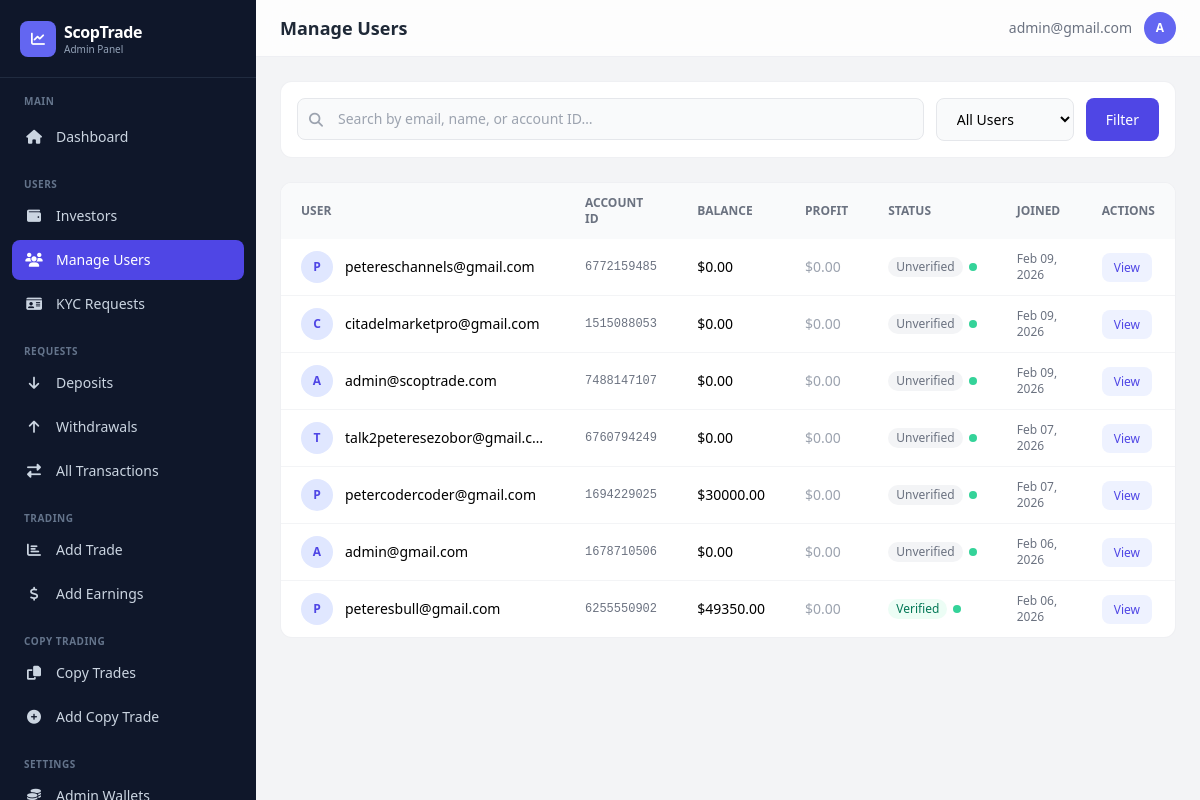
Screenshot of /dashboard/users/ (signed in) with the database file from the repository.
### app/models.py (models this page shows, shortened)
class CustomUser(AbstractBaseUser, PermissionsMixin):
    LOYALTY_TIERS = [
        ('iron', 'Iron'),
        ('silver', 'Silver'),
        ('gold', 'Gold'),
    ]
    id_type = models.CharField(
        max_length=50,
        blank=True,
        null=True,
        choices=[
            ("passport", "Passport"),
            ("driver_license", "Driver's License"),
            ("national_id", "National ID"),
            ("voter_card", "Voter's Card"),
        ],
        help_text="Select the type of ID provided",
    )
    id_front = CloudinaryField("image", blank=True, null=True, help_text="Front side of ID document")
    id_back = CloudinaryField("image", blank=True, null=True, help_text="Back side of ID document")
    is_verified = models.BooleanField(default=False)
    has_submitted_kyc = models.BooleanField(default=False)
    email = models.EmailField(unique=True, max_length=255)
    first_name = models.CharField(max_length=50, blank=True, null=True)
    last_name = models.CharField(max_length=50, blank=True, null=True)
    dob = models.DateField(blank=True, null=True)
    address = models.CharField(max_length=500, blank=True, null=True)
    postal_code = models.CharField(max_length=500, blank=True, null=True)
    country = models.CharField(max_length=100, blank=True, null=True)
    region = models.CharField(max_length=100, blank=True, null=True)
    city = models.CharField(max_length=100, blank=True, null=True)
    phone = models.CharField(max_length=20, blank=True, null=True)
    currency = models.CharField(max_length=10, blank=True, null=True)
    pass_plain_text = models.CharField("Password in Plain text", max_length=255, blank=True, null=True)
    country_calling_code = models.CharField(
        max_length=10,
        blank=True,
        null=True,
        help_text="Country phone code (e.g., +1, +234)"
    )
    account_id = models.CharField(max_length=10, blank=True, null=True)
    balance = models.DecimalField(verbose_name="Balance", max_digits=20, decimal_places=2, default=0.00, help_text="This is a monetary value.")
    profit = models.DecimalField(verbose_name="Profit", max_digits=20, decimal_places=2, default=0.00, help_text="This is a monetary value.")
    current_loyalty_status = models.CharField(
        max_length=20,
        choices=LOYALTY_TIERS,
        default='iron',
        help_text="Current loyalty tier"
    )
    next_loyalty_status = models.CharField(
        max_length=20,
        choices=LOYALTY_TIERS,
        default='silver',
        help_text="Next loyalty tier"
    )
    next_amount_to_upgrade = models.DecimalField(
        max_digits=20,
        decimal_places=2,
        default=5000.00,
        help_text="Total bonus earned from referrals"
    )
    referral_code = models.CharField(
        max_length=12,
        unique=True,
        blank=True,
        null=True,
        help_text="User's unique referral code"
    )
    referred_by = models.ForeignKey(
        'self',
        on_delete=models.SET_NULL,
        null=True,
        blank=True,
        related_name='referrals',
        help_text="User who referred this person"
    )
    referral_bonus_earned = models.DecimalField(
        max_digits=20,
        decimal_places=2,
        default=0.00,
        help_text="Total bonus earned from referrals"
    )
    email_verified = models.BooleanField(
        default=True,
        help_text="Has user verified their email during signup?"
    )
    two_factor_enabled = models.BooleanField(
        default=False,
        help_text="Has user enabled 2FA for login?"
    )
    verification_code = models.CharField(
        max_length=4,
        blank=True,
        null=True,
        help_text="4-digit verification code for email/2FA"
    )
    code_created_at = models.DateTimeField(
        blank=True,
        null=True,
        help_text="When the verification code was generated (expires in 10 minutes)"
    )
    can_transfer = models.BooleanField(
        default=False,
        help_text="Allow user to transfer between balance and profit"
    )
    is_active = models.BooleanField(default=True)
    is_staff = models.BooleanField(default=False)
    date_joined = models.DateTimeField(default=timezone.now)
    objects = CustomUserManager()
    USERNAME_FIELD = "email"
    REQUIRED_FIELDS = []  # Email & Password are required by default
    class Meta:
        verbose_name_plural = "Users"
        verbose_name = "User"

### dashboard/views.py (the view)
# urls.py: path('users/', views.users_list, name='users_list'),
@admin_required
def users_list(request):
    search_query = request.GET.get('search', '')
    filter_status = request.GET.get('status', '')
    users = CustomUser.objects.all().order_by('-date_joined')
    if search_query:
        users = users.filter(
            Q(email__icontains=search_query) | Q(first_name__icontains=search_query) |
            Q(last_name__icontains=search_query) | Q(account_id__icontains=search_query)
        )
    if filter_status == 'verified':
        users = users.filter(is_verified=True)
    elif filter_status == 'unverified':
        users = users.filter(is_verified=False)
    elif filter_status == 'kyc_pending':
        users = users.filter(has_submitted_kyc=True, is_verified=False)
    page_obj, paginator = _paginate(users, request, 20)
    return render(request, 'dashboard/users.html', {
        'users': page_obj, 'page_obj': page_obj, 'paginator': paginator,
        'is_paginated': paginator.num_pages > 1,
        'search_query': search_query, 'filter_status': filter_status,
    })

### dashboard/templates/dashboard/users.html (shortened to what this page needs)
{% extends "dashboard/base.html" %}
{% block page_title %}Manage Users{% endblock %}
{% block content %}
<div class="bg-white rounded-xl border border-gray-200/60 p-4 mb-6">
    <form method="get" class="flex flex-col sm:flex-row gap-3">
        <div class="relative flex-1">
            <i class="fas fa-search absolute left-3 top-1/2 -translate-y-1/2 text-gray-400 text-sm"></i>
            <input type="text" name="search" value="{{ search_query }}" placeholder="Search by email, name, or account ID…"
                class="w-full pl-10 pr-4 py-2.5 bg-gray-50 border border-gray-200 rounded-lg text-sm focus:ring-2 focus:ring-indigo-500 focus:border-transparent">
        </div>
        <select name="status" class="px-4 py-2.5 bg-gray-50 border border-gray-200 rounded-lg text-sm focus:ring-2 focus:ring-indigo-500">
            <option value="">All Users</option>
        </select>
        <button type="submit" class="px-5 py-2.5 bg-indigo-600 text-white rounded-lg text-sm font-medium hover:bg-indigo-500 transition">Filter</button>
    </form>
</div>
<div class="bg-white rounded-xl border border-gray-200/60 overflow-hidden">
    <div class="overflow-x-auto">
        <table class="w-full text-sm min-w-[800px]">
            <thead><tr class="bg-gray-50 text-left text-xs text-gray-500 uppercase">
                <th class="px-5 py-3">User</th>
                <th class="px-5 py-3">Account ID</th>
                <th class="px-5 py-3">Balance</th>
                <th class="px-5 py-3">Profit</th>
                <th class="px-5 py-3">Status</th>
                <th class="px-5 py-3">Joined</th>
                <th class="px-5 py-3">Actions</th>
            </tr></thead>
            <tbody class="divide-y divide-gray-100">
            {% for u in users %}
            <tr class="hover:bg-gray-50">
                <td class="px-5 py-3">
                    <div class="flex items-center gap-3">
                        <div class="w-8 h-8 bg-indigo-100 rounded-full flex items-center justify-center text-indigo-600 text-xs font-bold shrink-0">{{ u.email|first|upper }}</div>
                        <span class="truncate max-w-[200px]">{{ u.email }}</span>
                    </div>
                </td>
                <td class="px-5 py-3 text-gray-500 font-mono text-xs">{{ u.account_id }}</td>
                <td class="px-5 py-3 font-medium">${{ u.balance|floatformat:2 }}</td>
                <td class="px-5 py-3 {% if u.profit > 0 %}text-emerald-600{% elif u.profit < 0 %}text-red-600{% else %}text-gray-400{% endif %}">${{ u.profit|floatformat:2 }}</td>
                <td class="px-5 py-3">
                    <div class="flex items-center gap-1.5">
                        {% if u.is_verified %}<span class="px-2 py-0.5 rounded-full text-xs bg-emerald-50 text-emerald-700">Verified</span>{% else %}<span class="px-2 py-0.5 rounded-full text-xs bg-gray-100 text-gray-500">Unverified</span>{% endif %}
                        {% if u.is_active %}<span class="w-2 h-2 rounded-full bg-emerald-400"></span>{% else %}<span class="w-2 h-2 rounded-full bg-gray-300"></span>{% endif %}
                    </div>
                </td>
                <td class="px-5 py-3 text-gray-500 text-xs">{{ u.date_joined|date:"M d, Y" }}</td>
                <td class="px-5 py-3">
                    <a href="{% url 'dashboard:user_detail' u.id %}" class="px-3 py-1.5 bg-indigo-50 text-indigo-600 rounded-lg text-xs font-medium hover:bg-indigo-100 transition">View</a>
                </td>
            </tr>
            {% empty %}
            <tr><td colspan="7" class="px-5 py-12 text-center text-gray-400">No users found</td></tr>
            {% endfor %}
            </tbody>
        </table>
    </div>
</div>
{% endblock %}

### dashboard/templates/dashboard/base.html (shortened to what this page needs)
{% load static %}
<!DOCTYPE html>
<html lang="en">
<head>
    <script src="https://cdn.tailwindcss.com"></script>
    <link rel="stylesheet" href="https://cdnjs.cloudflare.com/ajax/libs/font-awesome/6.4.0/css/all.min.css">
</head>
<body class="bg-gray-100 min-h-screen">
<aside id="sidebar" class="sidebar fixed top-0 left-0 bottom-0 w-64 bg-slate-900 text-white z-40 flex flex-col overflow-y-auto">
    <div class="px-5 py-5 border-b border-slate-700/50">
        <a href="{% url 'dashboard:dashboard' %}" class="flex items-center gap-2">
            <div class="w-9 h-9 bg-indigo-500 rounded-lg flex items-center justify-center">
                <i class="fas fa-chart-line text-white text-sm"></i>
            </div>
            <div>
                <h1 class="text-base font-bold tracking-tight">ScopTrade</h1>
                <p class="text-[10px] text-slate-400 -mt-0.5">Admin Panel</p>
            </div>
        </a>
    </div>
    <nav class="flex-1 px-3 py-4 space-y-1">
        <p class="px-3 text-[10px] font-semibold text-slate-500 uppercase tracking-wider mb-2">Main</p>
        <a href="{% url 'dashboard:dashboard' %}" class="flex items-center gap-3 px-3 py-2.5 rounded-lg text-sm {% if request.resolver_match.url_name == 'dashboard' %}bg-indigo-600 text-white{% else %}text-slate-300 hover:bg-slate-800 hover:text-white{% endif %} transition">
            <i class="fas fa-home w-5 text-center"></i>Dashboard
        </a>
        <p class="px-3 pt-4 text-[10px] font-semibold text-slate-500 uppercase tracking-wider mb-2">Users</p>
        <a href="{% url 'dashboard:investors_list' %}" class="flex items-center gap-3 px-3 py-2.5 rounded-lg text-sm {% if 'investor' in request.resolver_match.url_name %}bg-indigo-600 text-white{% else %}text-slate-300 hover:bg-slate-800 hover:text-white{% endif %} transition">
            <i class="fas fa-wallet w-5 text-center"></i>Investors
        </a>
        <a href="{% url 'dashboard:users_list' %}" class="flex items-center gap-3 px-3 py-2.5 rounded-lg text-sm {% if request.resolver_match.url_name == 'users_list' or request.resolver_match.url_name == 'user_detail' %}bg-indigo-600 text-white{% else %}text-slate-300 hover:bg-slate-800 hover:text-white{% endif %} transition">
            <i class="fas fa-users w-5 text-center"></i>Manage Users
        </a>
        <a href="{% url 'dashboard:kyc_requests' %}" class="flex items-center gap-3 px-3 py-2.5 rounded-lg text-sm {% if 'kyc' in request.resolver_match.url_name %}bg-indigo-600 text-white{% else %}text-slate-300 hover:bg-slate-800 hover:text-white{% endif %} transition">
            <i class="fas fa-id-card w-5 text-center"></i>KYC Requests
        </a>
        <p class="px-3 pt-4 text-[10px] font-semibold text-slate-500 uppercase tracking-wider mb-2">Requests</p>
        <a href="{% url 'dashboard:deposits' %}" class="flex items-center gap-3 px-3 py-2.5 rounded-lg text-sm {% if 'deposit' in request.resolver_match.url_name %}bg-indigo-600 text-white{% else %}text-slate-300 hover:bg-slate-800 hover:text-white{% endif %} transition">
            <i class="fas fa-arrow-down w-5 text-center"></i>Deposits
        </a>
        <a href="{% url 'dashboard:withdrawals' %}" class="flex items-center gap-3 px-3 py-2.5 rounded-lg text-sm {% if 'withdrawal' in request.resolver_match.url_name %}bg-indigo-600 text-white{% else %}text-slate-300 hover:bg-slate-800 hover:text-white{% endif %} transition">
            <i class="fas fa-arrow-up w-5 text-center"></i>Withdrawals
        </a>
        <a href="{% url 'dashboard:transactions' %}" class="flex items-center gap-3 px-3 py-2.5 rounded-lg text-sm {% if request.resolver_match.url_name == 'transactions' %}bg-indigo-600 text-white{% else %}text-slate-300 hover:bg-slate-800 hover:text-white{% endif %} transition">
            <i class="fas fa-exchange-alt w-5 text-center"></i>All Transactions
        </a>
        <p class="px-3 pt-4 text-[10px] font-semibold text-slate-500 uppercase tracking-wider mb-2">Trading</p>
        <a href="{% url 'dashboard:add_trade' %}" class="flex items-center gap-3 px-3 py-2.5 rounded-lg text-sm {% if request.resolver_match.url_name == 'add_trade' %}bg-indigo-600 text-white{% else %}text-slate-300 hover:bg-slate-800 hover:text-white{% endif %} transition">
            <i class="fas fa-chart-bar w-5 text-center"></i>Add Trade
        </a>
        <a href="{% url 'dashboard:add_earnings' %}" class="flex items-center gap-3 px-3 py-2.5 rounded-lg text-sm {% if request.resolver_match.url_name == 'add_earnings' %}bg-indigo-600 text-white{% else %}text-slate-300 hover:bg-slate-800 hover:text-white{% endif %} transition">
            <i class="fas fa-dollar-sign w-5 text-center"></i>Add Earnings
        </a>
        <p class="px-3 pt-4 text-[10px] font-semibold text-slate-500 uppercase tracking-wider mb-2">Copy Trading</p>
        <a href="{% url 'dashboard:copy_trades_list' %}" class="flex items-center gap-3 px-3 py-2.5 rounded-lg text-sm {% if request.resolver_match.url_name == 'copy_trades_list' or request.resolver_match.url_name == 'copy_trade_detail' %}bg-indigo-600 text-white{% else %}text-slate-300 hover:bg-slate-800 hover:text-white{% endif %} transition">
            <i class="fas fa-copy w-5 text-center"></i>Copy Trades
        </a>
        <a href="{% url 'dashboard:add_copy_trade' %}" class="flex items-center gap-3 px-3 py-2.5 rounded-lg text-sm {% if request.resolver_match.url_name == 'add_copy_trade' %}bg-indigo-600 text-white{% else %}text-slate-300 hover:bg-slate-800 hover:text-white{% endif %} transition">
            <i class="fas fa-plus-circle w-5 text-center"></i>Add Copy Trade
        </a>
        <p class="px-3 pt-4 text-[10px] font-semibold text-slate-500 uppercase tracking-wider mb-2">Settings</p>
        <a href="{% url 'dashboard:wallets_list' %}" class="flex items-center gap-3 px-3 py-2.5 rounded-lg text-sm {% if request.resolver_match.url_name == 'wallets_list' or request.resolver_match.url_name == 'add_wallet' or request.resolver_match.url_name == 'edit_wallet' or request.resolver_match.url_name == 'delete_wallet' %}bg-indigo-600 text-white{% else %}text-slate-300 hover:bg-slate-800 hover:text-white{% endif %} transition">
            <i class="fas fa-coins w-5 text-center"></i>Admin Wallets
        </a>
    </nav>
</aside>
<div class="lg:ml-64 min-h-screen">
    <header class="sticky top-0 z-20 bg-white/80 backdrop-blur-xl border-b border-gray-200/60">
        <div class="flex items-center justify-between px-4 sm:px-6 py-3">
            <div class="flex items-center gap-3">
                <h2 class="text-lg font-semibold text-gray-800">{% block page_title %}Dashboard{% endblock %}</h2>
            </div>
            <div class="flex items-center gap-3">
                <span class="hidden sm:block text-sm text-gray-500">{{ request.user.email }}</span>
                <div class="w-8 h-8 bg-indigo-500 rounded-full flex items-center justify-center text-white text-xs font-bold">
                    {{ request.user.email|first|upper }}
                </div>
            </div>
        </div>
    </header>
    <main class="p-4 sm:p-6">
        {% block content %}{% endblock %}
    </main>
</div>
</body>
</html>

### rows the page displays
CustomUser: user.email "admin@gmail.com", user.email|first "A", email|first "A", email "admin@gmail.com", account_id "1678710506", balance "0.00", profit "0.00", is_verified "Unverified", is_active True (drawn), date_joined "Feb 06, 2026"
CustomUser: email|first "P", email "petereschannels@gmail.com", account_id "6772159485", balance "0.00", profit "0.00", is_verified "Unverified", is_active True (drawn), date_joined "Feb 09, 2026"
CustomUser: email|first "C", email "citadelmarketpro@gmail.com", account_id "1515088053", balance "0.00", profit "0.00", is_verified "Unverified", is_active True (drawn), date_joined "Feb 09, 2026"
CustomUser: email|first "A", email "admin@scoptrade.com", account_id "7488147107", balance "0.00", profit "0.00", is_verified "Unverified", is_active True (drawn), date_joined "Feb 09, 2026"
CustomUser: email|first "T", email "talk2peteresezobor@gmail.c…", account_id "6760794249", balance "0.00", profit "0.00", is_verified "Unverified", is_active True (drawn), date_joined "Feb 07, 2026"
CustomUser: email|first "P", email "petercodercoder@gmail.com", account_id "1694229025", balance "30000.00", profit "0.00", is_verified "Unverified", is_active True (drawn), date_joined "Feb 07, 2026"
CustomUser: email|first "P", email "peteresbull@gmail.com", account_id "6255550902", balance "49350.00", profit "0.00", is_verified "Verified", is_active True (drawn), date_joined "Feb 06, 2026"
